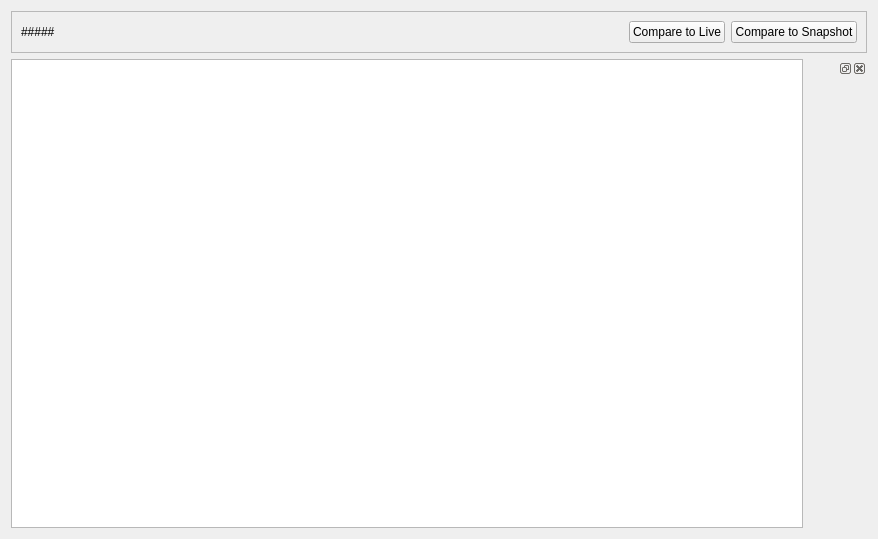
<?xml version="1.0" encoding="UTF-8"?>
<ui version="4.0">
 <class>Form</class>
 <widget class="QWidget" name="Form">
  <property name="geometry">
   <rect>
    <x>0</x>
    <y>0</y>
    <width>878</width>
    <height>539</height>
   </rect>
  </property>
  <property name="windowTitle">
   <string>Form</string>
  </property>
  <layout class="QGridLayout" name="gridLayout" columnstretch="1,0">
   <item row="2" column="0">
    <widget class="QTableView" name="tableView"/>
   </item>
   <item row="0" column="0" colspan="2">
    <widget class="QFrame" name="headerFrame">
     <property name="frameShape">
      <enum>QFrame::StyledPanel</enum>
     </property>
     <property name="frameShadow">
      <enum>QFrame::Raised</enum>
     </property>
     <layout class="QGridLayout" name="gridLayout_2" columnstretch="0,0,0,0">
      <item row="0" column="1">
       <spacer name="headerSpacer">
        <property name="orientation">
         <enum>Qt::Horizontal</enum>
        </property>
        <property name="sizeHint" stdset="0">
         <size>
          <width>40</width>
          <height>20</height>
         </size>
        </property>
       </spacer>
      </item>
      <item row="0" column="3">
       <widget class="QPushButton" name="compareSnapshotButton">
        <property name="text">
         <string>Compare to Snapshot</string>
        </property>
       </widget>
      </item>
      <item row="0" column="0">
       <widget class="QLabel" name="snapshotLabel">
        <property name="text">
         <string>#####</string>
        </property>
       </widget>
      </item>
      <item row="0" column="2">
       <widget class="QPushButton" name="compareLiveButton">
        <property name="text">
         <string>Compare to Live</string>
        </property>
       </widget>
      </item>
     </layout>
    </widget>
   </item>
   <item row="2" column="1">
    <widget class="QDockWidget" name="dockWidget">
     <widget class="QWidget" name="dockWidgetContents"/>
    </widget>
   </item>
  </layout>
 </widget>
 <resources/>
 <connections/>
</ui>
